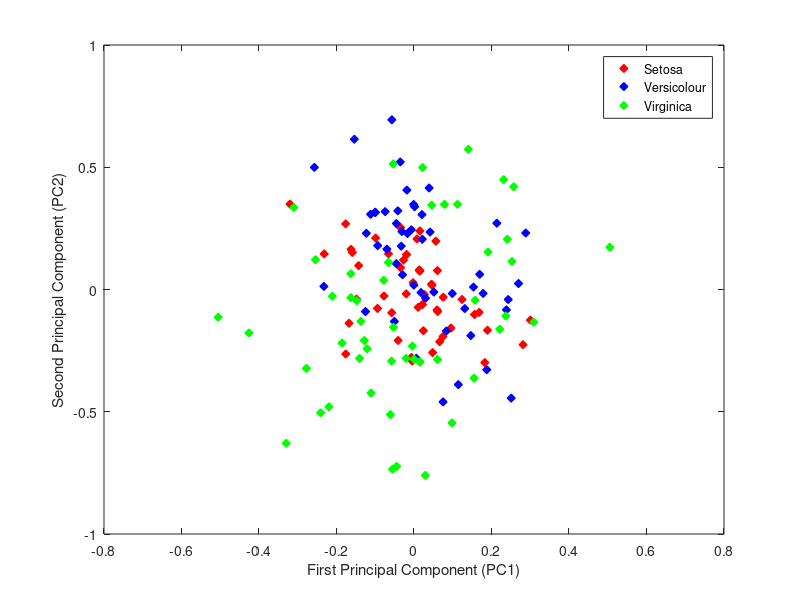
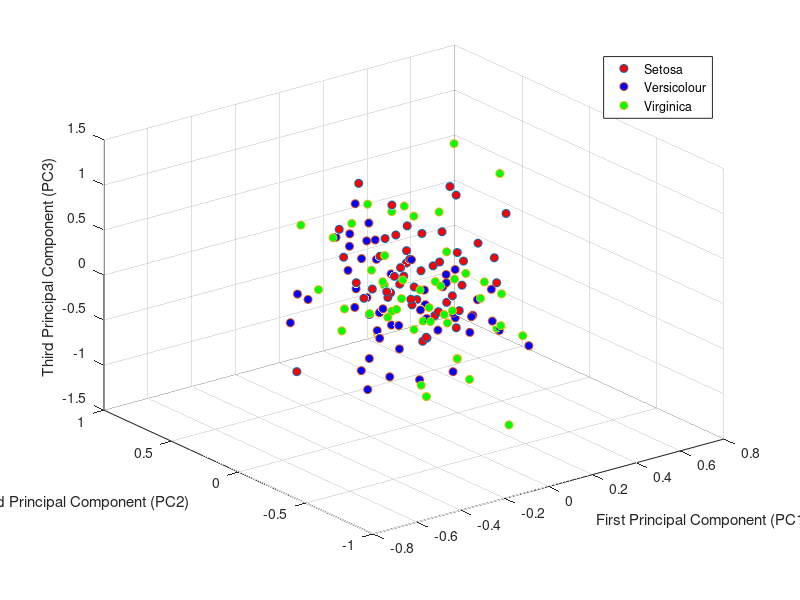

Here is the MATLAB script that generated these plots, in order:
clc
clear all;

load iris;
[r,c]=size(data);

% Compute the mean of the data matrix "The mean of each row" (Equation (10))
m=mean(data')';

% Subtract the mean from each image [Centering the data] (Equation (11))
d=data-repmat(m,1,c);

% Compute the covariance matrix (co) (Equation (12))
co=1 / (c-1)*d*d';

% Compute the eigen values and eigen vectors of the covariance matrix (Equation (2))
[eigvector,eigvl]=eig(co);

% Project the original data on only two eigenvectors
Data_2D=eigvector(:,1:2)'*d;

% Project the original data on only three eigenvectors
Data_3D=eigvector(:,1:3)'*d;

% Reconstruction of the original data 
% Two dimensional case
Res_2D= (eigvector(:,1:2))*Data_2D;
TotRes_2D=Res_2D+repmat(m,1,c);

% Two dimensional case
Res_3D= (eigvector(:,1:3))*Data_3D;
TotRes_3D=Res_3D+repmat(m,1,c);

% Calculate the error between the original data and the reconstructed data
% (Equation (8))
% (Two dimensional case)
MSE=(1/(size(data,1)*size(data,2)))*...
sum(sum(abs(TotRes_2D-double(data))))
% (Three dimensional case)
MSE=(1/(size(data,1)*size(data,2)))*...
sum(sum(abs(TotRes_3D-double(data))))

% Calculate the Robustness of the PCA space (Equation (9))
% (Two Dimensional case)
SumEigvale=diag(eigvl);
Weight_2D=sum(SumEigvale(1:2))/sum(SumEigvale)
% (Three Dimensional case)
Weight_3D=sum(SumEigvale(1:3))/sum(SumEigvale)

% Visualize the data in two dimensional space
% The first class (Setosa) in red, the second class (Versicolour) in blue, and the third class (Virginica) in
% green
figure(1),
plot(Data_2D(1,1:50),Data_2D(2,1:50),'rd'...
    ,'MarkerFaceColor','r'); hold on
plot(Data_2D(1,51:100),Data_2D(2,51:100),'bd'...
    ,'MarkerFaceColor','b'); hold on
plot(Data_2D(1,101:150),Data_2D(2,101:150),'gd'...
    ,'MarkerFaceColor','g')
xlabel('First Principal Component (PC1)')
ylabel('Second Principal Component (PC2)')
legend('Setosa','Versicolour','Virginica')

% Visualize the data in three dimensional space
% The first class (Setosa) in red, the second class (Versicolour) in blue, and the third class (Virginica) in
% green
figure(2),
scatter3(Data_3D(1,1:50),Data_3D(2,1:50),...
    Data_3D(3,1:50),'rd','MarkerFaceColor','r'); hold on
scatter3(Data_3D(1,51:100),Data_3D(2,51:100),...
    Data_3D(3,51:100),'bd','MarkerFaceColor','b'); hold on
scatter3(Data_3D(1,101:150),Data_3D(2,101:150),...
    Data_3D(3,101:150),'gd','MarkerFaceColor','g')
xlabel('First Principal Component (PC1)')
ylabel('Second Principal Component (PC2)')
zlabel('Third Principal Component (PC3)')
legend('Setosa','Versicolour','Virginica')

